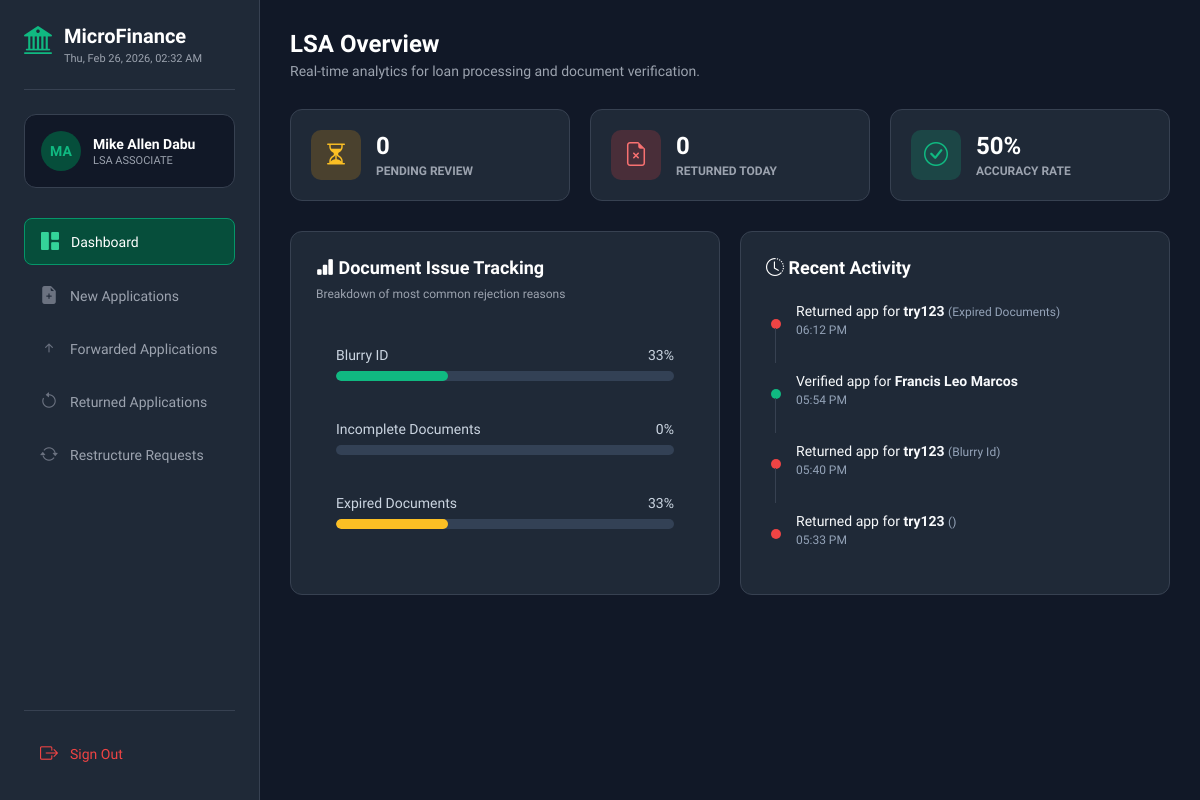
The app's page /LSA/dashboard.php with its own data.
### tables this page shows
CREATE TABLE `loan_applications` (
  `id` int(11) NOT NULL,
  `user_id` int(11) NOT NULL,
  `principal_amount` decimal(10,2) NOT NULL,
  `term_months` int(11) NOT NULL,
  `loan_purpose` text NOT NULL,
  `source_of_income` varchar(255) NOT NULL,
  `estimated_monthly_income` decimal(10,2) NOT NULL,
  `interest_rate` decimal(5,2) NOT NULL,
  `interest_type` enum('MONTHLY','ANNUAL') DEFAULT 'MONTHLY',
  `interest_method` enum('FLAT') DEFAULT 'FLAT',
  `total_interest` decimal(10,2) DEFAULT NULL,
  `total_payable` decimal(10,2) DEFAULT NULL,
  `monthly_due` decimal(10,2) DEFAULT NULL,
  `status` enum('PENDING','APPROVED','REJECTED','CANCELLED') DEFAULT 'PENDING',
  `remarks` text DEFAULT NULL,
  `created_at` timestamp NOT NULL DEFAULT current_timestamp(),
  `updated_at` timestamp NOT NULL DEFAULT current_timestamp() ON UPDATE current_timestamp()
);

CREATE TABLE `users` (
  `id` int(11) NOT NULL,
  `fullname` varchar(100) DEFAULT NULL,
  `phone` varchar(20) DEFAULT NULL,
  `email` varchar(100) DEFAULT NULL,
  `password` varchar(255) DEFAULT NULL,
  `created_at` timestamp NOT NULL DEFAULT current_timestamp()
);

### LSA/dashboard.php (the view, shortened to what this page needs)
<?php
include 'includes/db_connect.php';
$pending_sql = "SELECT COUNT(*) as total FROM loan_applications WHERE status = 'PENDING'";
$pending_res = $conn->query($pending_sql);
$pending_count = $pending_res->fetch_assoc()['total'];
$returned_sql = "SELECT COUNT(*) as total FROM loan_applications
                 WHERE status = 'REJECTED' AND DATE(updated_at) = CURDATE()";
$returned_res = $conn->query($returned_sql);
$returned_today = $returned_res->fetch_assoc()['total'];
$total_processed_sql = "SELECT COUNT(*) as total FROM loan_applications WHERE status IN ('APPROVED', 'REJECTED')";
$total_proc_res = $conn->query($total_processed_sql);
$total_proc = $total_proc_res->fetch_assoc()['total'];
$approved_sql = "SELECT COUNT(*) as total FROM loan_applications WHERE status = 'APPROVED'";
$app_res = $conn->query($approved_sql);
$total_app = $app_res->fetch_assoc()['total'];
$accuracy = ($total_proc > 0) ? round(($total_app / $total_proc) * 100) : 100;
function getReasonCount($conn, $keyword) {
    $keyword = mysqli_real_escape_string($conn, $keyword);
    $sql = "SELECT COUNT(*) as total FROM loan_applications
            WHERE status = 'REJECTED' AND remarks LIKE '%$keyword%'";
    $res = $conn->query($sql);
    return $res->fetch_assoc()['total'];
}
$blurryCount = getReasonCount($conn, 'Blurry ID');
$expiredCount = getReasonCount($conn, 'Expired Documents');
$incompleteCount = getReasonCount($conn, 'Incomplete Documents');
$totalRejections = ($returned_today > 0) ? $returned_today : ($total_proc - $total_app);
function getPercentage($count, $total) {
    return ($total > 0) ? round(($count / $total) * 100) : 0;
}
$activity_sql = "SELECT u.fullname, la.status, la.updated_at, la.remarks
                 FROM loan_applications la
                 JOIN users u ON la.user_id = u.id
                 ORDER BY la.updated_at DESC LIMIT 4";
$activities = $conn->query($activity_sql);
?>
<!DOCTYPE html>
<html lang="en">
<head>
    <link rel="stylesheet" href="https://cdn.jsdelivr.net/npm/bootstrap-icons@1.11.1/font/bootstrap-icons.css">
    <link rel="stylesheet" href="assets/css/Dashboard.css">
</head>
<body>
    <?php include 'includes/sidebar.php'; ?>
    <div class="main-content">
        <div class="page-header">
            <h1>LSA Overview</h1>
            <p>Real-time analytics for loan processing and document verification.</p>
        </div>
        <div class="stats-grid">
            <div class="stat-card">
                <div class="stat-icon icon-orange"><i class="bi bi-hourglass-split"></i></div>
                <div class="stat-info">
                    <h3><?php echo $pending_count; ?></h3>
                    <span>Pending Review</span>
                </div>
            </div>
            <div class="stat-card">
                <div class="stat-icon icon-red"><i class="bi bi-file-earmark-x"></i></div>
                <div class="stat-info">
                    <h3><?php echo $returned_today; ?></h3>
                    <span>Returned Today</span>
                </div>
            </div>
            <div class="stat-card">
                <div class="stat-icon icon-green"><i class="bi bi-check-circle"></i></div>
                <div class="stat-info">
                    <h3><?php echo $accuracy; ?>%</h3>
                    <span>Accuracy Rate</span>
                </div>
            </div>
        </div>
        <div class="analytics-grid">
            <div class="content-card">
                <div class="card-header">
                    <h3><i class="bi bi-bar-chart-fill"></i> Document Issue Tracking</h3>
                    <span class="card-subtitle">Breakdown of most common rejection reasons</span>
                </div>
                <div class="bar-chart-container" style="padding: 20px;">
                    <div class="bar-item" style="margin-bottom: 20px;">
                        <div class="bar-label" style="display: flex; justify-content: space-between; color: #cbd5e1; font-size: 14px; margin-bottom: 8px;">
                            <span>Blurry ID</span>
                            <span><?php echo getPercentage($blurryCount, $totalRejections); ?>%</span>
                        </div>
                        <div class="progress-bg" style="background: #334155; height: 10px; border-radius: 5px;">
                            <div class="progress-fill" style="width: <?php echo getPercentage($blurryCount, $totalRejections); ?>%; background: #10b981; height: 100%; border-radius: 5px;"></div>
                        </div>
                    </div>
                    <div class="bar-item" style="margin-bottom: 20px;">
                        <div class="bar-label" style="display: flex; justify-content: space-between; color: #cbd5e1; font-size: 14px; margin-bottom: 8px;">
                            <span>Incomplete Documents</span>
                            <span><?php echo getPercentage($incompleteCount, $totalRejections); ?>%</span>
                        </div>
                        <div class="progress-bg" style="background: #334155; height: 10px; border-radius: 5px;">
                        </div>
                    </div>
                    <div class="bar-item" style="margin-bottom: 20px;">
                        <div class="bar-label" style="display: flex; justify-content: space-between; color: #cbd5e1; font-size: 14px; margin-bottom: 8px;">
                            <span>Expired Documents</span>
                            <span><?php echo getPercentage($expiredCount, $totalRejections); ?>%</span>
                        </div>
                        <div class="progress-bg" style="background: #334155; height: 10px; border-radius: 5px;">
                            <div class="progress-fill" style="width: <?php echo getPercentage($expiredCount, $totalRejections); ?>%; background: #fbbf24; height: 100%; border-radius: 5px;"></div>
                        </div>
                    </div>
                </div>
            </div>
            <div class="content-card">
                <div class="card-header">
                    <h3><i class="bi bi-clock-history"></i> Recent Activity</h3>
                </div>
                <ul class="activity-list">
                    <?php if($activities && $activities->num_rows > 0): ?>
                        <?php while($act = $activities->fetch_assoc()): ?>
                        <li class="activity-item" style="display: flex; align-items: center; gap: 15px; margin-bottom: 15px;">
                            <div class="dot" style="height: 10px; width: 10px; border-radius: 50%; background: <?php echo ($act['status'] == 'APPROVED') ? '#10b981' : '#ef4444'; ?>;"></div>
                            <div>
                                <p style="color: #f8fafc; font-size: 14px; margin: 0;">
                                    <?php echo ($act['status'] == 'APPROVED') ? 'Verified' : 'Returned'; ?> app for
                                    <strong><?php echo htmlspecialchars($act['fullname']); ?></strong>
                                    <?php if($act['status'] == 'REJECTED') echo " <span style='color: #94a3b8; font-size: 12px;'>(".htmlspecialchars($act['remarks']).")</span>"; ?>
                                </p>
                                <span style="color: #94a3b8; font-size: 12px;"><?php echo date('h:i A', strtotime($act['updated_at'])); ?></span>
                            </div>
                        </li>
                        <?php endwhile; ?>
                    <?php else: ?>
                        <p style="color: #94a3b8; padding: 20px;">No recent activity found.</p>
                    <?php endif; ?>
                </ul>
            </div>
        </div>
    </div>
</body>
</html>

### LSA/assets/css/Dashboard.css (style rules this page uses)
* { margin: 0; padding: 0; box-sizing: border-box; font-family: 'Google Sans', sans-serif; }
body { background-color: #111827; color: #e5e7eb; display: flex; min-height: 100vh; }
.main-content { margin-left: 260px; padding: 30px; width: calc(100% - 260px); }
.page-header { margin-bottom: 30px; }
.page-header h1 { font-size: 24px; color: #fff; }
.page-header p { color: #9ca3af; font-size: 14px; margin-top: 5px; }
.stats-grid { display: grid; grid-template-columns: repeat(auto-fit, minmax(200px, 1fr)); gap: 20px; margin-bottom: 30px; }
.stat-card { background-color: #1f2937; padding: 20px; border-radius: 12px; border: 1px solid #374151; display: flex; align-items: center; gap: 15px; }
.stat-icon { width: 50px; height: 50px; border-radius: 10px; display: flex; align-items: center; justify-content: center; font-size: 24px; }
.icon-orange { background: rgba(245, 158, 11, 0.2); color: #fbbf24; }
.icon-red { background: rgba(239, 68, 68, 0.2); color: #f87171; }
.icon-green { background: rgba(16, 185, 129, 0.2); color: #10b981; }
.stat-info h3 { font-size: 24px; color: #fff; }
.stat-info span { font-size: 12px; color: #9ca3af; text-transform: uppercase; font-weight: 700; }
.analytics-grid { display: grid; grid-template-columns: repeat(auto-fit, minmax(400px, 1fr)); gap: 20px; }
.content-card { background-color: #1f2937; border: 1px solid #374151; border-radius: 12px; padding: 25px; height: 100%; }
.card-header { margin-bottom: 25px; }
.card-header h3 { font-size: 18px; color: #fff; margin-bottom: 5px; }
.card-subtitle { font-size: 12px; color: #9ca3af; }
.bar-chart-container { display: flex; flex-direction: column; gap: 20px; }
.bar-item { width: 100%; }
.bar-label { display: flex; justify-content: space-between; font-size: 13px; color: #e5e7eb; margin-bottom: 8px; font-weight: 500; }
.progress-bg { width: 100%; height: 8px; background-color: #374151; border-radius: 4px; overflow: hidden; }
.progress-fill { height: 100%; background-color: #10b981; border-radius: 4px; }
.activity-list { list-style: none; display: flex; flex-direction: column; gap: 20px; }
.activity-item { display: flex; gap: 15px; position: relative; padding-left: 5px; }
.activity-item::before { content: ''; position: absolute; left: 9px; top: 25px; bottom: -25px; width: 1px; background-color: #374151; }
.activity-item:last-child::before { display: none; }
.dot { width: 10px; height: 10px; border-radius: 50%; margin-top: 6px; flex-shrink: 0; }

### records on screen
loan_applications: status "Returned", user.fullname "try123", remarks "Expired Documents", updated_at "06:12 PM"
loan_applications: status "Verified", user.fullname "Francis Leo Marcos", updated_at "05:54 PM"
loan_applications: status "Returned", user.fullname "try123", remarks "Blurry Id", updated_at "05:40 PM"
loan_applications: status "Returned", user.fullname "try123", updated_at "05:33 PM"

### other values on screen
$pending_count "0"
$returned_today "0"
$accuracy "50"
getPercentage($blurryCount, $totalRejections) "33"
getPercentage($incompleteCount, $totalRejections) "0"
getPercentage($expiredCount, $totalRejections) "33"
